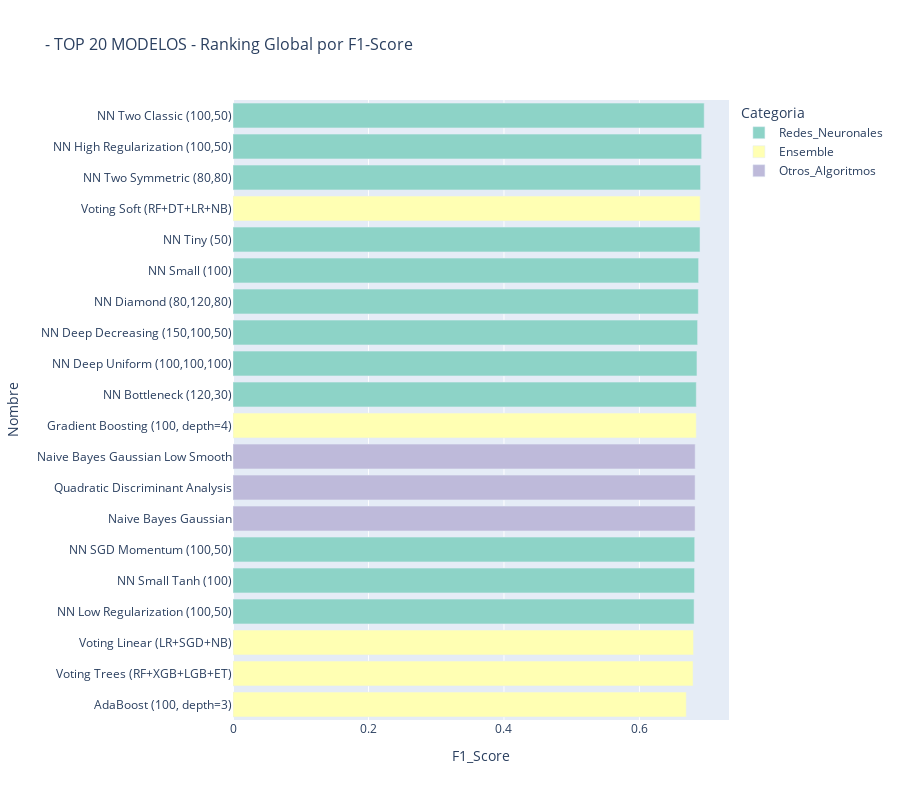
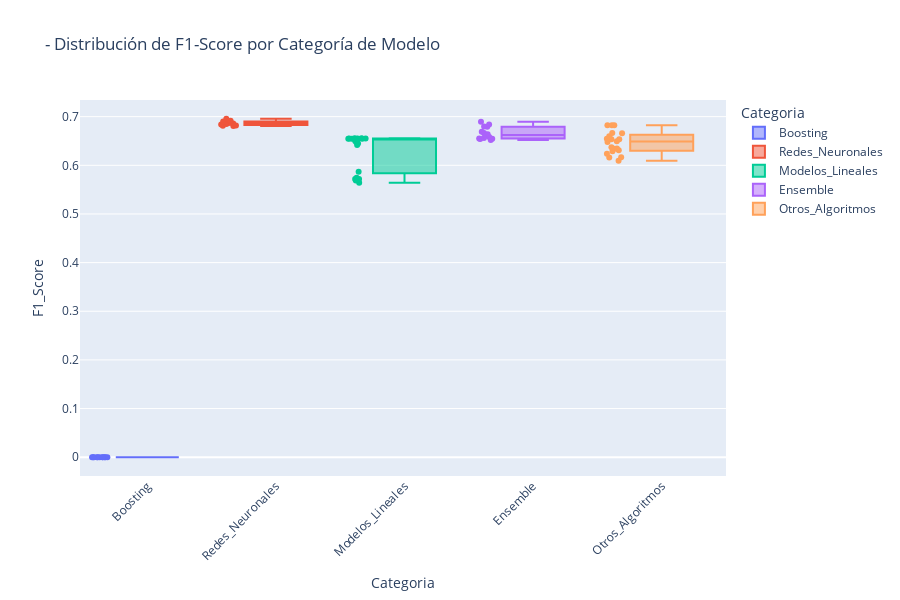

Notebook code cell kept with these figures, in order:
### Code cell
# Gráfica de ranking global
fig_ranking = px.bar(
    df_ranking,
    x='F1_Score',
    y='Nombre',
    color='Categoria',
    title='- TOP 20 MODELOS - Ranking Global por F1-Score',
    orientation='h',
    color_discrete_sequence=px.colors.qualitative.Set3
)

fig_ranking.update_layout(
    height=800,
    yaxis={'categoryorder': 'total ascending'},
    font=dict(size=12),
    title_font=dict(size=16)
)

fig_ranking.show()

# Distribución de rendimiento por categoría
fig_box = px.box(
    df_completo,
    x='Categoria',
    y='F1_Score',
    title='- Distribución de F1-Score por Categoría de Modelo',
    color='Categoria',
    points='all'
)

fig_box.update_layout(
    height=600,
    xaxis_tickangle=-45
)

fig_box.show()

### Figure 1 — Plotly figure (JSON) as saved in the notebook; plotly's stock layout.template omitted (floating-point values rounded to 4 significant figures)
{"data": [{"hovertemplate": "Categoria=Redes_Neuronales<br>F1_Score=%{x}<br>Nombre=%{y}<extra></extra>", "legendgroup": "Redes_Neuronales", "marker": {"color": "rgb(141,211,199)", "pattern": {"shape": ""}}, "name": "Redes_Neuronales", "orientation": "h", "showlegend": true, "textposition": "auto", "type": "bar", "x": [0.6956, 0.6918, 0.6902, 0.6894, 0.6873, 0.6869, 0.6858, 0.6849, 0.6839, 0.6816, 0.6813, 0.6807], "xaxis": "x", "y": ["NN Two Classic (100,50)", "NN High Regularization (100,50)", "NN Two Symmetric (80,80)", "NN Tiny (50)", "NN Small (100)", "NN Diamond (80,120,80)", "NN Deep Decreasing (150,100,50)", "NN Deep Uniform (100,100,100)", "NN Bottleneck (120,30)", "NN SGD Momentum (100,50)", "NN Small Tanh (100)", "NN Low Regularization (100,50)"], "yaxis": "y"}, {"hovertemplate": "Categoria=Ensemble<br>F1_Score=%{x}<br>Nombre=%{y}<extra></extra>", "legendgroup": "Ensemble", "marker": {"color": "rgb(255,255,179)", "pattern": {"shape": ""}}, "name": "Ensemble", "orientation": "h", "showlegend": true, "textposition": "auto", "type": "bar", "x": [0.6896, 0.6838, 0.6798, 0.6791, 0.6691], "xaxis": "x", "y": ["Voting Soft (RF+DT+LR+NB)", "Gradient Boosting (100, depth=4)", "Voting Linear (LR+SGD+NB)", "Voting Trees (RF+XGB+LGB+ET)", "AdaBoost (100, depth=3)"], "yaxis": "y"}, {"hovertemplate": "Categoria=Otros_Algoritmos<br>F1_Score=%{x}<br>Nombre=%{y}<extra></extra>", "legendgroup": "Otros_Algoritmos", "marker": {"color": "rgb(190,186,218)", "pattern": {"shape": ""}}, "name": "Otros_Algoritmos", "orientation": "h", "showlegend": true, "textposition": "auto", "type": "bar", "x": [0.6823, 0.6822, 0.6821], "xaxis": "x", "y": ["Naive Bayes Gaussian Low Smooth", "Quadratic Discriminant Analysis", "Naive Bayes Gaussian"], "yaxis": "y"}], "layout": {"barmode": "relative", "font": {"size": 12}, "height": 800, "legend": {"title": {"text": "Categoria"}, "tracegroupgap": 0}, "title": {"font": {"size": 16}, "text": "- TOP 20 MODELOS - Ranking Global por F1-Score"}, "xaxis": {"anchor": "y", "domain": [0, 1], "title": {"text": "F1_Score"}}, "yaxis": {"anchor": "x", "categoryorder": "total ascending", "domain": [0, 1], "title": {"text": "Nombre"}}}}

### Figure 2 — Plotly figure (JSON) as saved in the notebook; plotly's stock layout.template omitted (floating-point values rounded to 4 significant figures)
{"data": [{"alignmentgroup": "True", "boxpoints": "all", "hovertemplate": "Categoria=%{x}<br>F1_Score=%{y}<extra></extra>", "legendgroup": "Boosting", "marker": {"color": "#636efa"}, "name": "Boosting", "notched": false, "offsetgroup": "Boosting", "orientation": "v", "showlegend": true, "type": "box", "x": ["Boosting", "Boosting", "Boosting", "Boosting", "Boosting", "Boosting", "Boosting", "Boosting", "Boosting", "Boosting", "Boosting"], "x0": " ", "xaxis": "x", "y": [0.0, 0.0, 0.0, 0.0, 0.0, 0.0, 0.0, 0.0, 0.0, 0.0, 0.0], "y0": " ", "yaxis": "y"}, {"alignmentgroup": "True", "boxpoints": "all", "hovertemplate": "Categoria=%{x}<br>F1_Score=%{y}<extra></extra>", "legendgroup": "Redes_Neuronales", "marker": {"color": "#EF553B"}, "name": "Redes_Neuronales", "notched": false, "offsetgroup": "Redes_Neuronales", "orientation": "v", "showlegend": true, "type": "box", "x": ["Redes_Neuronales", "Redes_Neuronales", "Redes_Neuronales", "Redes_Neuronales", "Redes_Neuronales", "Redes_Neuronales", "Redes_Neuronales", "Redes_Neuronales", "Redes_Neuronales", "Redes_Neuronales", "Redes_Neuronales", "Redes_Neuronales"], "x0": " ", "xaxis": "x", "y": [0.6894, 0.6873, 0.6813, 0.6956, 0.6902, 0.6839, 0.6858, 0.6849, 0.6869, 0.6816, 0.6918, 0.6807], "y0": " ", "yaxis": "y"}, {"alignmentgroup": "True", "boxpoints": "all", "hovertemplate": "Categoria=%{x}<br>F1_Score=%{y}<extra></extra>", "legendgroup": "Modelos_Lineales", "marker": {"color": "#00cc96"}, "name": "Modelos_Lineales", "notched": false, "offsetgroup": "Modelos_Lineales", "orientation": "v", "showlegend": true, "type": "box", "x": ["Modelos_Lineales", "Modelos_Lineales", "Modelos_Lineales", "Modelos_Lineales", "Modelos_Lineales", "Modelos_Lineales", "Modelos_Lineales", "Modelos_Lineales", "Modelos_Lineales", "Modelos_Lineales", "Modelos_Lineales", "Modelos_Lineales", "Modelos_Lineales", "Modelos_Lineales", "Modelos_Lineales", "Modelos_Lineales", "Modelos_Lineales", "Modelos_Lineales", "Modelos_Lineales", "Modelos_Lineales", "Modelos_Lineales"], "x0": " ", "xaxis": "x", "y": [0.6548, 0.6548, 0.655, 0.6546, 0.6552, 0.6548, 0.6547, 0.6547, 0.6545, 0.6554, 0.65, 0.6447, 0.6416, 0.6475, 0.6549, 0.5717, 0.5745, 0.572, 0.5642, 0.5686, 0.587], "y0": " ", "yaxis": "y"}, {"alignmentgroup": "True", "boxpoints": "all", "hovertemplate": "Categoria=%{x}<br>F1_Score=%{y}<extra></extra>", "legendgroup": "Ensemble", "marker": {"color": "#ab63fa"}, "name": "Ensemble", "notched": false, "offsetgroup": "Ensemble", "orientation": "v", "showlegend": true, "type": "box", "x": ["Ensemble", "Ensemble", "Ensemble", "Ensemble", "Ensemble", "Ensemble", "Ensemble", "Ensemble", "Ensemble", "Ensemble", "Ensemble", "Ensemble", "Ensemble", "Ensemble"], "x0": " ", "xaxis": "x", "y": [0.6582, 0.6896, 0.6791, 0.6798, 0.6518, 0.655, 0.6561, 0.6546, 0.6606, 0.6539, 0.6636, 0.6691, 0.6838, 0.6665], "y0": " ", "yaxis": "y"}, {"alignmentgroup": "True", "boxpoints": "all", "hovertemplate": "Categoria=%{x}<br>F1_Score=%{y}<extra></extra>", "legendgroup": "Otros_Algoritmos", "marker": {"color": "#FFA15A"}, "name": "Otros_Algoritmos", "notched": false, "offsetgroup": "Otros_Algoritmos", "orientation": "v", "showlegend": true, "type": "box", "x": ["Otros_Algoritmos", "Otros_Algoritmos", "Otros_Algoritmos", "Otros_Algoritmos", "Otros_Algoritmos", "Otros_Algoritmos", "Otros_Algoritmos", "Otros_Algoritmos", "Otros_Algoritmos", "Otros_Algoritmos", "Otros_Algoritmos", "Otros_Algoritmos", "Otros_Algoritmos", "Otros_Algoritmos", "Otros_Algoritmos", "Otros_Algoritmos", "Otros_Algoritmos", "Otros_Algoritmos", "Otros_Algoritmos", "Otros_Algoritmos"], "x0": " ", "xaxis": "x", "y": [0.6537, 0.6481, 0.634, 0.6661, 0.6595, 0.6665, 0.6821, 0.6823, 0.6167, 0.6494, 0.624, 0.637, 0.6162, 0.6309, 0.629, 0.6093, 0.6547, 0.6536, 0.6822, 0.6346], "y0": " ", "yaxis": "y"}], "layout": {"boxmode": "overlay", "height": 600, "legend": {"title": {"text": "Categoria"}, "tracegroupgap": 0}, "title": {"text": "- Distribución de F1-Score por Categoría de Modelo"}, "xaxis": {"anchor": "y", "categoryarray": ["Boosting", "Redes_Neuronales", "Modelos_Lineales", "Ensemble", "Otros_Algoritmos"], "categoryorder": "array", "domain": [0, 1], "tickangle": -45, "title": {"text": "Categoria"}}, "yaxis": {"anchor": "x", "domain": [0, 1], "title": {"text": "F1_Score"}}}}
